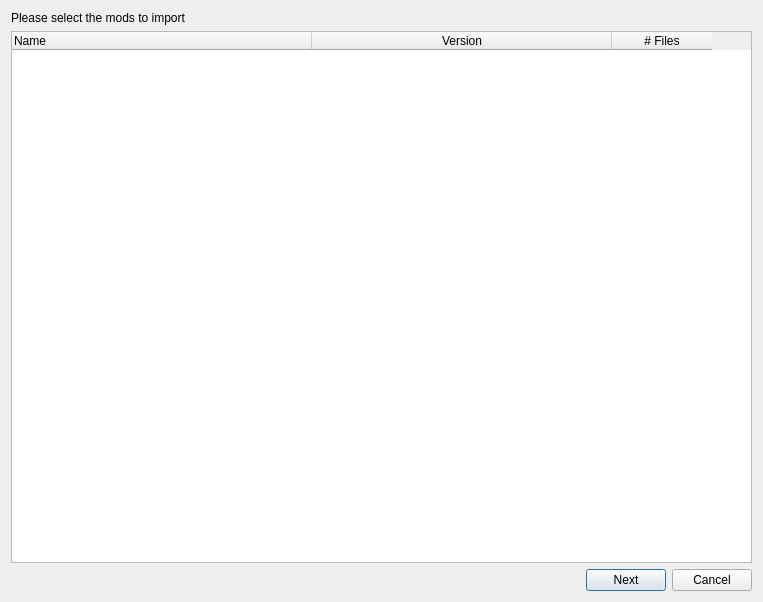
<?xml version="1.0" encoding="UTF-8"?>
<ui version="4.0">
 <class>ModSelectionDialog</class>
 <widget class="QDialog" name="ModSelectionDialog">
  <property name="geometry">
   <rect>
    <x>0</x>
    <y>0</y>
    <width>763</width>
    <height>602</height>
   </rect>
  </property>
  <property name="windowTitle">
   <string>Import Mods</string>
  </property>
  <layout class="QVBoxLayout" name="verticalLayout">
   <item>
    <widget class="QLabel" name="label">
     <property name="text">
      <string>Please select the mods to import</string>
     </property>
    </widget>
   </item>
   <item>
    <widget class="QTreeWidget" name="modsList">
     <property name="indentation">
      <number>0</number>
     </property>
     <property name="rootIsDecorated">
      <bool>true</bool>
     </property>
     <property name="itemsExpandable">
      <bool>false</bool>
     </property>
     <property name="columnCount">
      <number>3</number>
     </property>
     <attribute name="headerVisible">
      <bool>true</bool>
     </attribute>
     <attribute name="headerDefaultSectionSize">
      <number>300</number>
     </attribute>
     <attribute name="headerStretchLastSection">
      <bool>false</bool>
     </attribute>
     <column>
      <property name="text">
       <string notr="true">Name</string>
      </property>
     </column>
     <column>
      <property name="text">
       <string>Version</string>
      </property>
      <property name="textAlignment">
       <set>AlignHCenter|AlignVCenter|AlignCenter</set>
      </property>
     </column>
     <column>
      <property name="text">
       <string># Files</string>
      </property>
      <property name="textAlignment">
       <set>AlignHCenter|AlignVCenter|AlignCenter</set>
      </property>
     </column>
    </widget>
   </item>
   <item>
    <layout class="QHBoxLayout" name="horizontalLayout">
     <item>
      <spacer name="horizontalSpacer">
       <property name="orientation">
        <enum>Qt::Horizontal</enum>
       </property>
       <property name="sizeHint" stdset="0">
        <size>
         <width>40</width>
         <height>20</height>
        </size>
       </property>
      </spacer>
     </item>
     <item>
      <widget class="QPushButton" name="continueButton">
       <property name="text">
        <string>Next</string>
       </property>
      </widget>
     </item>
     <item>
      <widget class="QPushButton" name="cancelButton">
       <property name="text">
        <string>Cancel</string>
       </property>
      </widget>
     </item>
    </layout>
   </item>
  </layout>
 </widget>
 <resources/>
 <connections/>
</ui>
